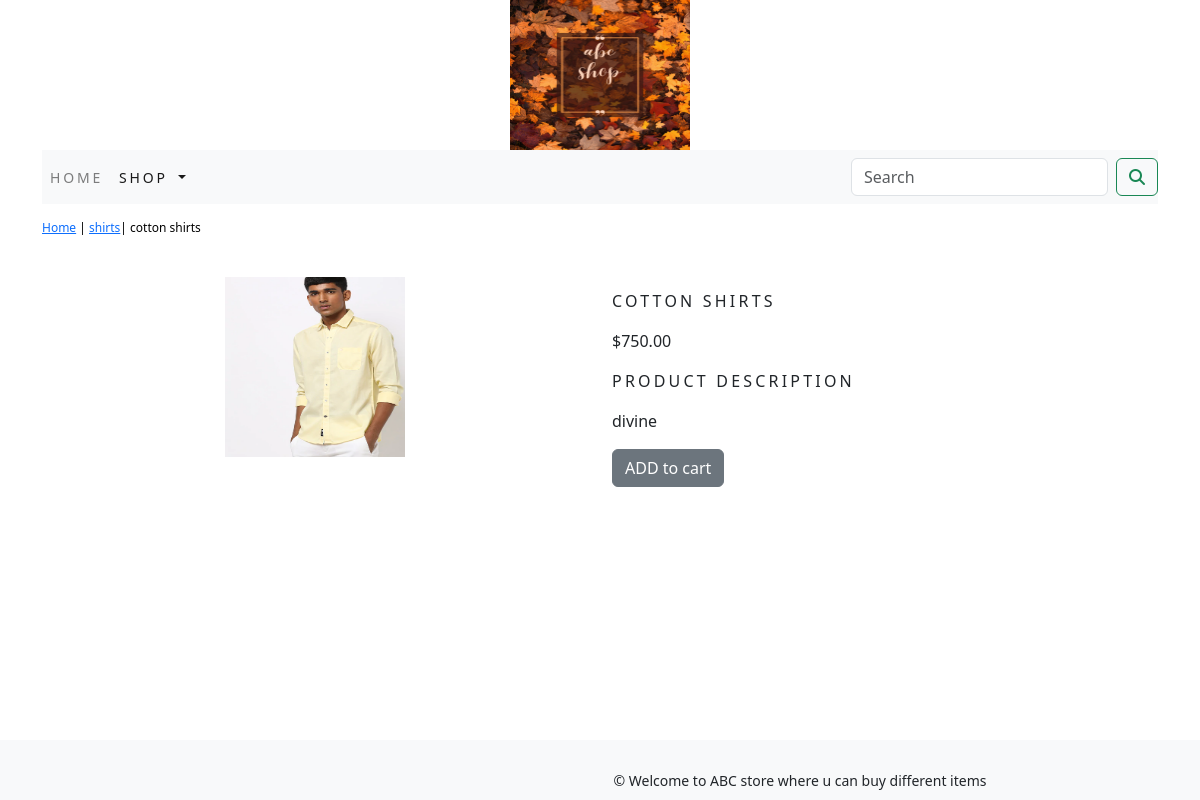
Page /shop/shirts/cotton-shirts/ on the committed database.
### shop/models.py (models this page shows, shortened)
class Product(models.Model):
    name=models.CharField(max_length=250,unique=True)
    slug=models.SlugField(max_length=250,unique=True)
    description=models.TextField(blank=True)
    price=models.DecimalField(max_digits=10,decimal_places=2)
    category=models.ForeignKey(category,on_delete=models.CASCADE)
    image=models.ImageField(upload_to='product', blank=True)
    stock=models.IntegerField()
    available=models.BooleanField(default=True)
    created=models.DateTimeField(auto_now_add=True)
    updated=models.DateTimeField(auto_now_add=True)
    class Meta:
        ordering = ('name',)
        verbose_name = 'product'
        verbose_name_plural = 'products'

class category(models.Model):
    name=models.CharField(max_length=250,unique=True)
    slug=models.SlugField(max_length=250,unique=True)
    description=models.TextField(blank=True)
    image=models.ImageField(upload_to='category',blank=True)
    class Meta:
        ordering=('name',)
        verbose_name='category'
        verbose_name_plural='categories'
    def get_url(self):
        return reverse('shop:products_by_category',args=[self.slug])
    def __str__(self):
        return '{}'.format(self.name)

### shop/views.py (the view)
# urls.py: path('<slug:c_slug>/<slug:product_slug>/',views.prodetail,name='prodcatdetail'),
def prodetail(request,c_slug,product_slug):
    try:
        product=Product.objects.get(category__slug=c_slug,slug=product_slug)
    except Exception as e:
        raise e
    return render(request, 'Product.html', {'product': product})

### cart/context_processors.py (called while the page is built)
def counter(request):
    item_count=0
    if 'admin' in request.path:
        return  {}
    else:
        try:
            cart=Cart.objects.filter(cart_id=_cart_id(request))
            car_items=CartItem.objects.all().filter(cart=cart[:1])
            for cart_item in car_items:
                item_count += cart_item.quantity
        except Cart.DoesNotExist:
            item_count =0
    return dict(item_count=item_count)

### cart/views.py (called while the page is built)
def _cart_id(request):
    cart=request.session.session_key
    if not cart:
        cart=request.session.create()
    return cart

### shop/context_processors.py (called while the page is built)
def menu_links(request):
    links=category.objects.all()
    return dict(links=links)

### templates/Product.html (shortened to what this page needs)
{% extends 'base.html' %}
{% load static %}
{% block content %}
<div class ="row my_prod_row_class">
    <div class="mx_auto">
         <p><a href="{% url 'shop:allprodcat' %}">Home</a> | <a href="{{product.category.get_url}}">{{product.category}}</a>|
         {{product.name}}</p>
    </div>
<div class="container">
<br>
<div class="row">
    <div class="col-12 col-sm-12 col-md-12 col-lg-6 text-center">
        <div style="min-width:18rem">
            <img src="{{product.image.url}}" alt="{{product.name}}" width="180px" height="180px">
        </div>
    </div>
        <div class="col-12 col-sm-12 col-md-12 col-lg-6 ">
            <div>
                <h1 class="my_prod_title">{{product.name}}</h1>
        <p>${{product.price}}</p>
        <p class="my_title">product description</p>
        <p class="text-justify my-rod-text">{{product.description}}</p>
        {% if product.stock <= 0 %}
        <p class="text-justify my_prod_text"><b>out of stock</b></p>
        {% else %}
        <a class="btn btn-secondary" href="{% url 'cart:add_cart' product.id %}">ADD to cart</a>
        {% endif %}
            </div>
         </div >
</div>
</div>
</div>
{% endblock %}

### static/css/custom.css (style rules this page uses)
body { font-family: 'Roboto', sans-serif; }
.my_title { font-size:16px; text-transform:uppercase; letter-spacing:.2em; }
.my_prod_row_class { padding-top:15px; padding-bottom:20px; }
.my_prod_row_class .mx_auto { color:#000; font-size:12px; text-decoration:none; }
.my_prod_title { font-size:16px; text-transform:uppercase; letter-spacing:.2em; padding-top:15px; padding-bottom:10px; }

### rows in the picture
Product: category "shirts", name "cotton shirts", image (picture), name "COTTON SHIRTS", price "750.00", description "divine"
